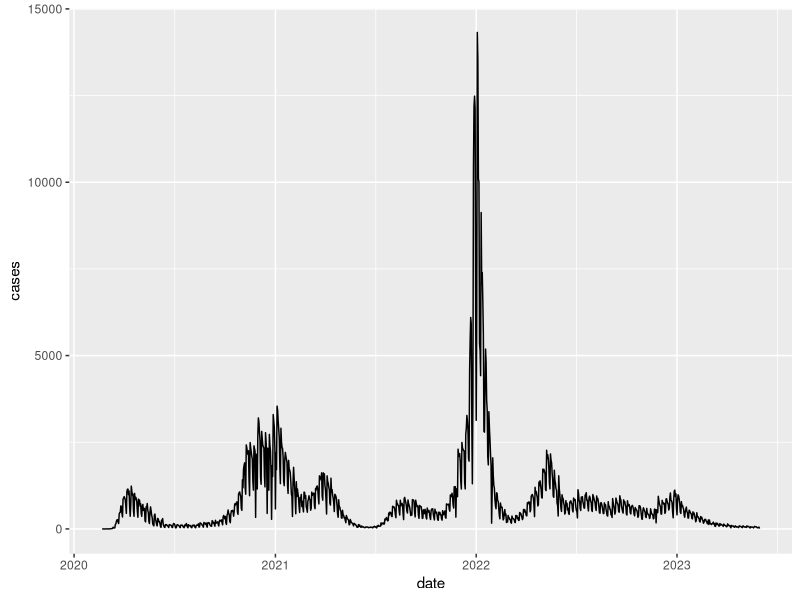

Here is the R script that generated this plot: (Note: this script raises an error after producing the figure.)
rm(list=ls())


library(tidyverse)
library(lubridate)


cases = read_csv("raw/cases.csv") 
cases$date = mdy(cases$Date)
cases = cases %>% 
         select(date, "Total Cases", "Total Deaths") %>% 
         rename(cases=`Total Cases`, deaths=`Total Deaths`) 


vax = read_csv("raw/vaccinations.csv") %>%
        filter(`County of residence` != "Residence out of state", 
               `County of residence` != "Resident out of state", 
               `County of residence` != "Address pending validation")

vax$date = mdy(vax$Date)
vax = vax %>% group_by(date) %>%
              summarize(vaccinated=sum(`At least one dose percent`)) %>%
              mutate(vaccinated=vaccinated/6) %>% 
              select(date, vaccinated) %>%
              arrange(date)

dat = left_join(cases, vax, by="date")
write_csv(dat, "covid19_ct.csv")

p1 = ggplot(dat, aes(x=date, y=cases)) + geom_line()
ggsave(p1, filename="img/cases.png")

p2 = ggplot(dat, aes(x=date, y=deaths)) + geom_line()
ggsave(p2, filename="img/deaths.png")

p3 = ggplot(dat, aes(x=date, y=vaccinated)) + geom_point()
ggsave(p3, filename="img/vaccinated.png")







